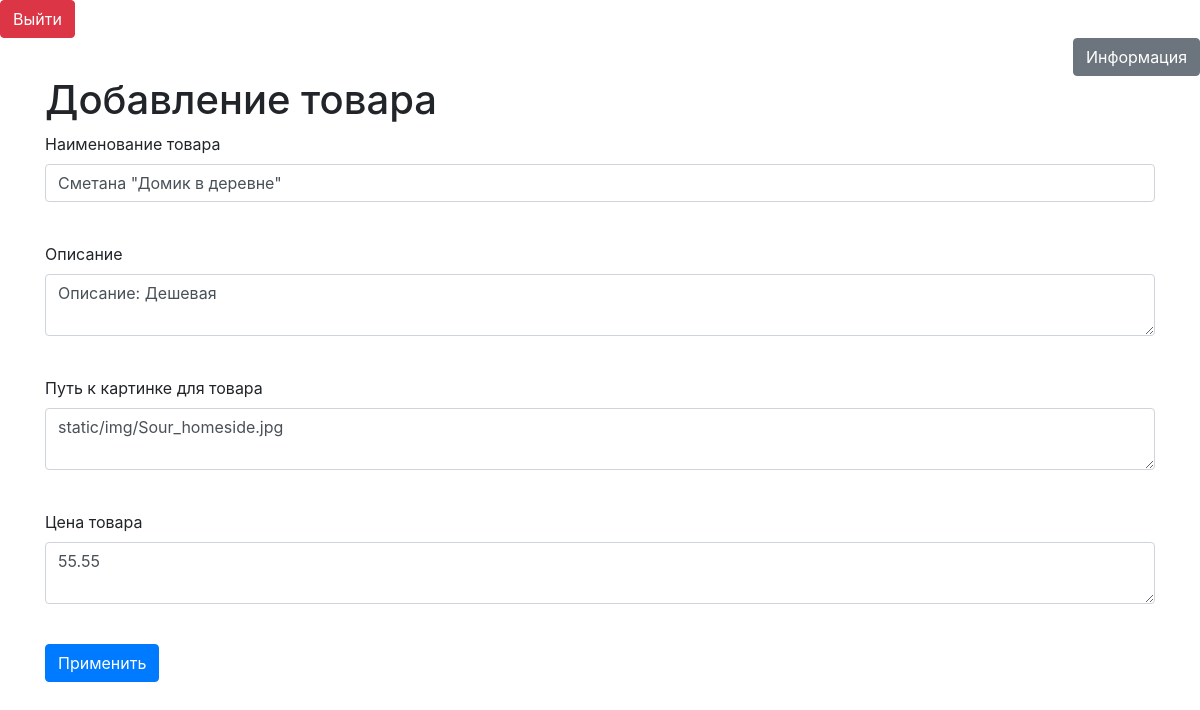
The page /products/6 (signed in) on the database its author committed.
### data/products.py (models this page shows)
class Products(SqlAlchemyBase):
    __tablename__ = 'products'
    id = sqlalchemy.Column(sqlalchemy.Integer,
                           primary_key=True, autoincrement=True)
    title = sqlalchemy.Column(sqlalchemy.String)
    content = sqlalchemy.Column(sqlalchemy.String)
    src = sqlalchemy.Column(sqlalchemy.String, nullable=True)
    price = sqlalchemy.Column(sqlalchemy.Float, nullable=True)

### main.py (the view, shortened to what this page needs)
@app.route('/products/<int:id>', methods=['GET', 'POST'])
@login_required
def edit_products(id):
    form = ProductForm()
    if request.method == "GET":
        db_sess = db_session.create_session()
        products = db_sess.query(Products).filter(Products.id == id).first()
        if products:
            form.title.data = products.title
            form.content.data = products.content
            form.src.data = products.src
            form.price.data = products.price
        else:
            abort(404)
    return render_template('products.html',
                           title='Редактирование информации о товаре',
                           form=form
                           )

### forms/products.py
class ProductForm(FlaskForm):
    title = StringField('Наименование товара', validators=[DataRequired()])
    content = TextAreaField("Описание", validators=[DataRequired()])
    src = TextAreaField("Путь к картинке для товара", validators=[DataRequired()])
    price = TextAreaField("Цена товара", validators=[DataRequired()])
    submit = SubmitField('Применить', validators=[DataRequired()])

### data/db_session.py (called while the page is built)
def create_session() -> Session:
    global __factory
    return __factory()

### main.py (called while the page is built)
@login_manager.user_loader
def load_user(user_id):
    db_sess = db_session.create_session()
    return db_sess.query(User).get(user_id)

### templates/products.html (shortened to what this page needs)
{% extends "base.html" %}
{% block content %}
<h1>Добавление товара</h1>
<form action="" method="post">
    <p>
        {{ form.title.label }}<br>
        {{ form.title(class="form-control") }}<br>
    </p>
    <p>
        {{ form.content.label }}<br>
        {{ form.content(class="form-control") }}<br>
    </p>
    <p>
        {{ form.src.label }}<br>
        {{ form.src(class="form-control") }}<br>
    </p>
    <p>
        {{ form.price.label }}<br>
        {{ form.price(class="form-control") }}<br>
    </p>
    <p>{{ form.submit(type="submit", class="btn btn-primary") }}</p>
</form>
{% endblock %}

### templates/base.html (style rules this page uses)
body { background: url(static/img/bg.png) no-repeat ; background-size: 100% 100%; }

### rows shown on the page
Products: title "Сметана \"Домик в деревне\"", content "Описание: Дешевая", src "static/img/Sour_homeside.jpg", price "55.55"
